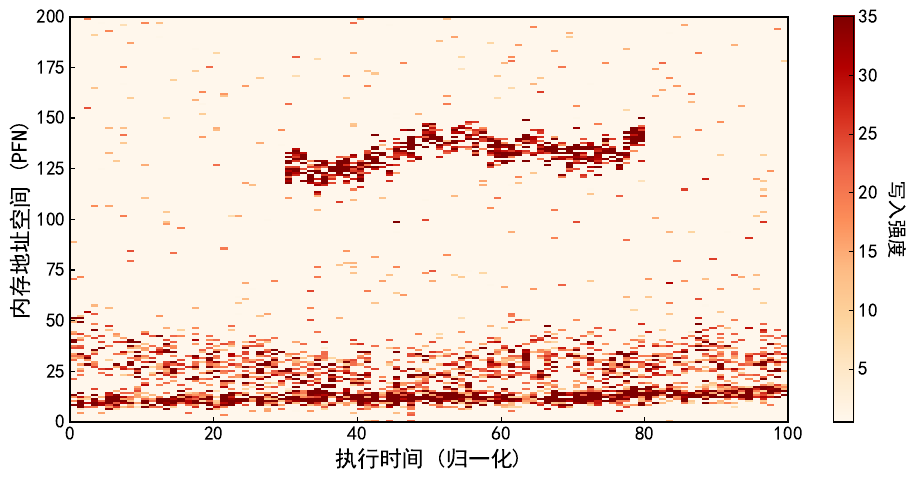

Reproduce this figure in Python.
import matplotlib.pyplot as plt
import numpy as np
import os

# --- 1. 样式设置 ---
plt.rcParams['font.sans-serif'] = ['SimHei', 'SimSun', 'Arial Unicode MS']
plt.rcParams['font.family'] = 'sans-serif'
plt.rcParams['font.size'] = 14
plt.rcParams['axes.linewidth'] = 1.5
plt.rcParams['axes.unicode_minus'] = False
plt.rcParams['xtick.direction'] = 'in'
plt.rcParams['ytick.direction'] = 'in'

def plot_organic_sparks_drift():
    # --- 2. 数据模拟 (采用随机游走算法) ---
    time_steps = 100
    memory_space = 200
    
    # 初始化背景 (极低噪音，几乎全白)
    np.random.seed(42) 
    data = np.random.exponential(scale=0.1, size=(memory_space, time_steps))

    # --- 核心算法：模拟一个随机漂移的热点群 ---
    def add_wandering_hotspot(data_matrix, start_addr, t_start, t_end, 
                              drift_speed=2.0, spread=5.0, intensity=25):
        """
        创建一个随时间随机上下漂移的热点群
        start_addr: 初始中心地址
        drift_speed: 漂移速度 (越大越剧烈)
        spread: 离散程度 (越大火花越散)
        """
        current_center = start_addr
        
        for t in range(t_start, t_end):
            # 1. 中心漂移：下一时刻的中心 = 当前中心 + 随机波动
            # 使用 float 保证平滑，取整时再转 int
            movement = np.random.normal(0, drift_speed)
            current_center += movement
            
            # 边界保护
            current_center = np.clip(current_center, 10, memory_space - 10)
            
            # 2. 撒点：在当前中心周围生成 N 个火花
            # 模拟访问的突发性：有时候访问多，有时候少
            num_sparks = np.random.randint(5, 25) 
            
            # 生成火花的地址 (正态分布：中心密集，边缘稀疏)
            spark_addrs = np.random.normal(loc=current_center, scale=spread, size=num_sparks).astype(int)
            spark_addrs = np.clip(spark_addrs, 0, memory_space - 1)
            
            # 3. 写入数据
            spark_values = np.random.normal(loc=intensity, scale=5, size=num_sparks)
            np.add.at(data_matrix[:, t], spark_addrs, spark_values)

    # --- 场景构建：模拟真实的复杂应用 ---

    # 热点 A (主工作区，如 Heap): 从低地址开始，缓慢向高地址漂移，比较松散
    add_wandering_hotspot(data, start_addr=40, t_start=0, t_end=100, 
                          drift_speed=1.5, spread=8.0, intensity=20)

    # 热点 B (临时缓冲区，如 Buffer): 在中间某段时间突然出现，快速移动，然后消失
    add_wandering_hotspot(data, start_addr=120, t_start=30, t_end=80, 
                          drift_speed=3.0, spread=4.0, intensity=28)
    
    # 热点 C (系统/栈区，如 Stack): 始终在低地址徘徊，非常稳定，范围小
    add_wandering_hotspot(data, start_addr=10, t_start=0, t_end=100, 
                          drift_speed=0.2, spread=2.0, intensity=15)

    # 热点 D (突发的大范围扫描): 也就是你说的“星星之火”，全图随机闪现
    # 模拟偶尔的 GC (垃圾回收) 或 全局搜索
    random_noise_t = np.random.randint(0, 100, 300) # 300个随机时刻
    random_noise_addr = np.random.randint(0, 200, 300) # 300个随机地址
    random_noise_val = np.random.normal(15, 5, 300)
    np.add.at(data, (random_noise_addr, random_noise_t), random_noise_val)

    # 截断数据，美化视觉
    data = np.clip(data, 0, 40)

    # --- 3. 绘图 ---
    fig, ax = plt.subplots(figsize=(10, 5))

    # 使用 OrRd，这种色谱最适合表现“火花”
    cmap = plt.cm.get_cmap('OrRd')
    
    # interpolation='none' 是关键！这能保留像素的颗粒感，不让它模糊成一团
    im = ax.imshow(data, cmap=cmap, aspect='auto', origin='lower', 
                   extent=[0, 100, 0, 200], vmin=0.5, vmax=35, 
                   interpolation='none') 

    # --- 4. 细节调整 ---
    ax.set_xlabel('执行时间 (归一化)', fontsize=16)
    ax.set_ylabel('内存地址空间 (PFN)', fontsize=16)
    
    # 移除垂直网格线，让视觉更自然
    # ax.grid(False) 

    # Colorbar
    cbar = plt.colorbar(im, ax=ax)
    cbar.set_label('写入强度', rotation=270, labelpad=20, fontsize=14)
    cbar.outline.set_linewidth(1)

    plt.tight_layout()

    # --- 5. 保存 ---
    plt.savefig('drift.pdf', format='pdf', bbox_inches='tight')
    plt.show()

if __name__ == "__main__":
    plot_organic_sparks_drift()